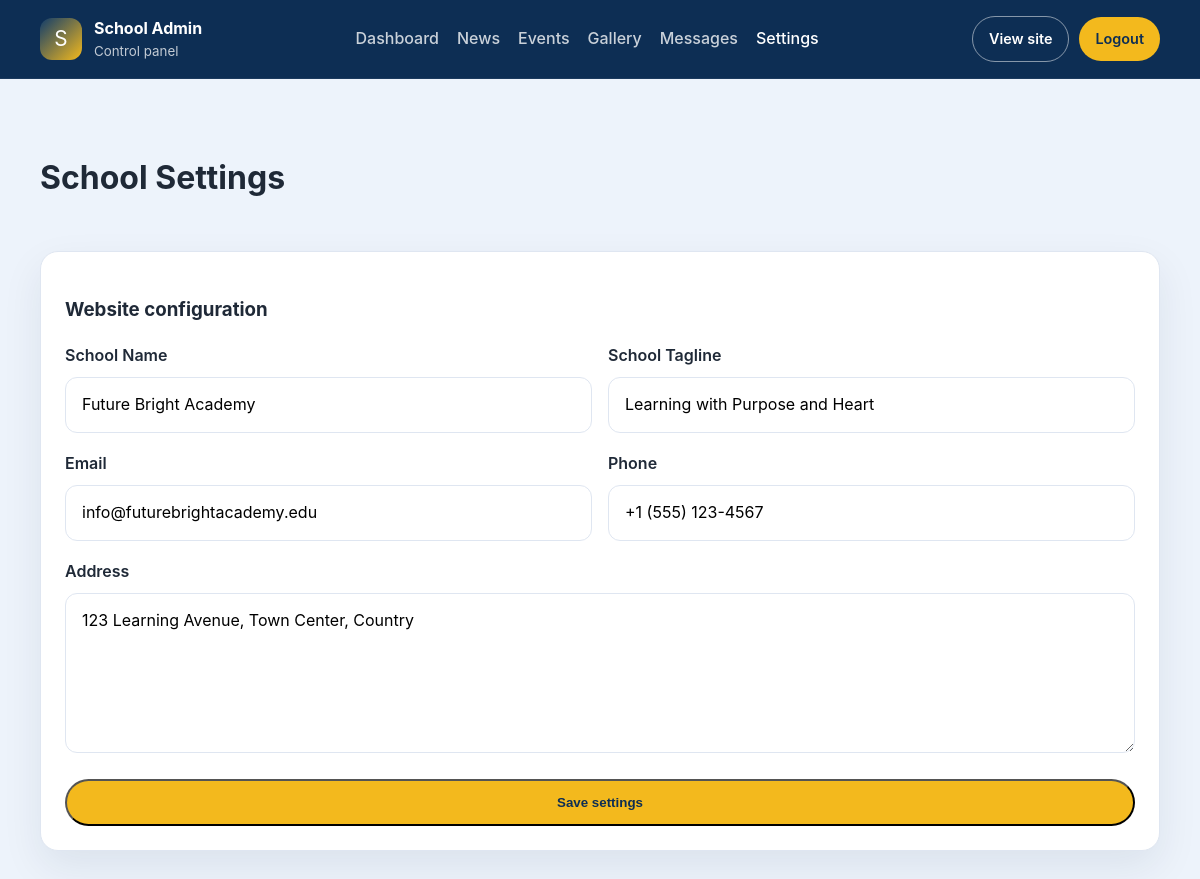
Page /admin/settings.php (signed in) on the committed database.
### tables this page shows
CREATE TABLE IF NOT EXISTS school_settings (
    id INT AUTO_INCREMENT PRIMARY KEY,
    school_name VARCHAR(255) NOT NULL,
    school_tagline VARCHAR(255) DEFAULT NULL,
    school_email VARCHAR(180) DEFAULT NULL,
    school_phone VARCHAR(80) DEFAULT NULL,
    school_address VARCHAR(255) DEFAULT NULL,
    school_vision TEXT DEFAULT NULL,
    school_mission TEXT DEFAULT NULL,
    created_at TIMESTAMP DEFAULT CURRENT_TIMESTAMP
);

### includes/database.php (called while the page is built, shortened)
<?php
require_once __DIR__ . '/config.php';
function getDbConnection(): ?PDO
{
    $dsn = 'mysql:host=' . DB_HOST . ';dbname=' . DB_NAME . ';charset=utf8mb4';
    try {
        $pdo = new PDO($dsn, DB_USER, DB_PASS, [
            PDO::ATTR_ERRMODE => PDO::ERRMODE_EXCEPTION,
            PDO::ATTR_DEFAULT_FETCH_MODE => PDO::FETCH_ASSOC,
            PDO::ATTR_EMULATE_PREPARES => false,
        ]);
        return $pdo;
    } catch (PDOException $exception) {
        return null;
    }
}
function fetchSchoolSettings(): array
{
    global $defaultSettings;
    $pdo = getDbConnection();
    try {
        $tables = $pdo->query("SHOW TABLES")->fetchAll(PDO::FETCH_COLUMN);
        $stmt = $pdo->query('SELECT * FROM school_settings ORDER BY id DESC LIMIT 1');
        $settings = $stmt->fetch();
        return array_merge($defaultSettings, $settings);
    } catch (PDOException $exception) {
        return $defaultSettings;
    }
}

### includes/config.php (called while the page is built, shortened)
<?php
$defaultSettings = [
    'school_name' => 'Future Bright Academy',
    'school_tagline' => 'Learning with Purpose and Heart',
    'school_email' => 'info@futurebrightacademy.edu',
    'school_phone' => '+1 (555) 123-4567',
    'school_address' => '123 Learning Avenue, Town Center, Country',
    'school_vision' => 'To inspire confident learners and responsible global citizens.',
    'school_mission' => 'To provide quality education in a nurturing and inclusive environment.'
];

### includes/functions.php (called while the page is built, shortened)
<?php
require_once __DIR__ . '/database.php';
function e(string $value): string
{
    return htmlspecialchars($value, ENT_QUOTES, 'UTF-8');
}

### admin/settings.php (the view, shortened to what this page needs)
<?php
require_once __DIR__ . '/../includes/functions.php';
$settings = fetchSchoolSettings();
require __DIR__ . '/../includes/admin-header.php';
?>
<main class="admin-shell">
    <div class="container admin-content">
        <div class="page-title-row">
            <h1>School Settings</h1>
        </div>
        <div class="admin-panel">
            <h3>Website configuration</h3>
            <form method="post" class="form-wrap">
                <div class="form-row">
                    <div>
                        <label for="school_name">School Name</label>
                        <input id="school_name" name="school_name" type="text" value="<?php echo e($settings['school_name'] ?? ''); ?>" required>
                    </div>
                    <div>
                        <label for="school_tagline">School Tagline</label>
                        <input id="school_tagline" name="school_tagline" type="text" value="<?php echo e($settings['school_tagline'] ?? ''); ?>">
                    </div>
                </div>
                <div class="form-row">
                    <div>
                        <label for="school_email">Email</label>
                        <input id="school_email" name="school_email" type="email" value="<?php echo e($settings['school_email'] ?? ''); ?>">
                    </div>
                    <div>
                        <label for="school_phone">Phone</label>
                        <input id="school_phone" name="school_phone" type="text" value="<?php echo e($settings['school_phone'] ?? ''); ?>">
                    </div>
                </div>
                <div>
                    <label for="school_address">Address</label>
                    <textarea id="school_address" name="school_address"><?php echo e($settings['school_address'] ?? ''); ?></textarea>
                </div>
                <button type="submit" class="btn btn-primary">Save settings</button>
            </form>
        </div>
    </div>
</main>
<?php require __DIR__ . '/../includes/admin-footer.php'; ?>

### assets/css/style.css (style rules this page uses)
:root { --primary: #123d6b; --primary-dark: #0d2e54; --secondary: #f3b91d; --accent: #eaf2ff; --bg: #f5f7fb; --text: #1f2937; --muted: #6b7280; --white: #ffffff; --border: #dfe6f1; --shadow: 0 16px 40px rgba(17, 34, 66, 0.08); }
* { box-sizing: border-box; }
html { scroll-behavior: smooth; }
body { margin: 0; font-family: 'Inter', sans-serif; background: var(--bg); color: var(--text); line-height: 1.6; }
.container { width: min(1120px, calc(100% - 32px)); margin: 0 auto; }
.btn { display: inline-block; border-radius: 999px; padding: 0.9rem 1.5rem; font-weight: 600; transition: 0.2s ease; }
.btn-primary { background: var(--secondary); color: var(--primary-dark); }
.form-wrap { display: grid; gap: 16px; }
.field, textarea, select, input { width: 100%; border: 1px solid var(--border); border-radius: 12px; background: var(--white); padding: 0.9rem 1rem; font: inherit; }
textarea { min-height: 160px; resize: vertical; }
.form-row { display: grid; grid-template-columns: repeat(2, minmax(0, 1fr)); gap: 16px; }
.admin-body { background: #edf3fb; }
.admin-shell { min-height: calc(100vh - 200px); padding: 52px 0 80px; }
.admin-content { max-width: 1200px; }
.page-title-row { display: flex; align-items: center; justify-content: space-between; margin-bottom: 24px; }
.admin-panel { background: var(--white); border: 1px solid var(--border); border-radius: 18px; box-shadow: var(--shadow); padding: 24px; margin-top: 26px; }
.form-wrap { display: grid; gap: 18px; }
.form-wrap label { display: block; font-weight: 600; margin-bottom: 8px; }

### rows in the picture
school_settings: school_name "Future Bright Academy", school_tagline "Learning with Purpose and Heart", school_email "info@futurebrightacademy.edu", school_phone "+1 (555) 123-4567", school_address "123 Learning Avenue, Town Center, Country"

### other values in the picture
$item['label'] "Dashboard"
$item['label'] "News"
$item['label'] "Events"
$item['label'] "Gallery"
$item['label'] "Messages"
$item['label'] "Settings"
